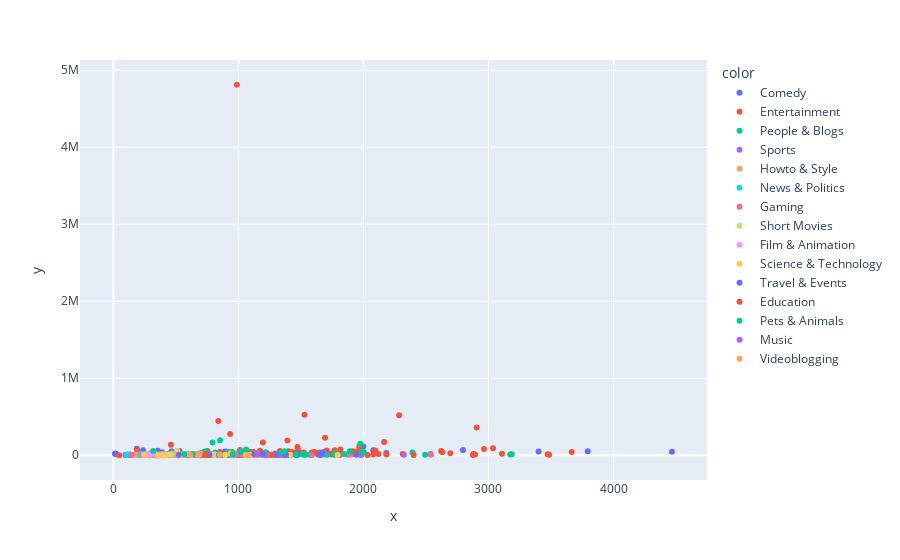

The code cell stored with this chart in its notebook:
### Code cell
px.scatter(y= likes['like'], x=df['times'], color=df['category_title'])

### Figure 1 — Plotly figure (JSON) as saved in the notebook; plotly's stock layout.template omitted (floating-point values rounded to 4 significant figures; data arrays with more than 128 entries replaced by an {"elided": "..."} marker saying what was removed)
{"data": [{"hovertemplate": "color=Comedy<br>x=%{x}<br>y=%{y}<extra></extra>", "legendgroup": "Comedy", "marker": {"color": "#636efa", "symbol": "circle"}, "mode": "markers", "name": "Comedy", "orientation": "v", "showlegend": true, "type": "scatter", "x": [2079, 237, 2183, 925, 1032, 294, 483, 355, 1999, 465, 2796, 389, 21, 3794, 501, 396, 530, 187, 204, 204, 1953, 346, 16, 880, 346, 1241, 881, 750, 1137, 332, 3401, 4467, 483, 892, 14, 982, 369, 1815], "xaxis": "x", "y": [63564, 65195, 30074, 8102, 7386, 22402, 5174, 56927, 113659, 51908, 66892, 39670, 19614, 52443, 12229, 11661, 53966, 83945, 9929, 5298, 37648, 36767, 23228, 8605, 18059, 3504, 2922, 16413, 13848, 8239, 49476, 45131, 35501, 48216, 16797, 4898, 8640, 10250], "yaxis": "y"}, {"hovertemplate": "color=Entertainment<br>x=%{x}<br>y=%{y}<extra></extra>", "legendgroup": "Entertainment", "marker": {"color": "#EF553B", "symbol": "circle"}, "mode": "markers", "name": "Entertainment", "orientation": "v", "showlegend": true, "type": "scatter", "x": {"elided": "159 int values"}, "xaxis": "x", "y": {"elided": "159 int values"}, "yaxis": "y"}, {"hovertemplate": "color=People & Blogs<br>x=%{x}<br>y=%{y}<extra></extra>", "legendgroup": "People & Blogs", "marker": {"color": "#00cc96", "symbol": "circle"}, "mode": "markers", "name": "People & Blogs", "orientation": "v", "showlegend": true, "type": "scatter", "x": [1536, 866, 538, 829, 701, 1984, 911, 187, 1580, 1321, 815, 1365, 984, 1109, 1514, 1005, 407, 1268, 733, 831, 967, 1845, 1072, 1792, 2537, 1044, 2392, 1479, 691, 1217, 1336, 1874, 1032, 1523, 905, 1099, 1093, 864, 1233, 3174, 239, 1975, 1331, 474, 1779, 788, 853, 785, 1185, 595, 630, 948, 1165, 2493, 626, 351, 1223, 835, 920, 1028, 753, 948, 1230, 497, 781, 973, 1373, 950, 1470, 1143, 1766, 748, 3186, 792, 698, 1709, 1060, 1144, 646, 839, 729, 1534, 1463, 791, 1567, 761, 847, 595, 522, 506, 793, 692, 959, 734, 1686, 986, 996, 476, 514], "xaxis": "x", "y": [11066, 8694, 8147, 10042, 28009, 7976, 12758, 10436, 7294, 12077, 36761, 20018, 6771, 17075, 9928, 10184, 8812, 5609, 7840, 8945, 20784, 16457, 8405, 5840, 15191, 11155, 36998, 9292, 5333, 40153, 16091, 11049, 42211, 11431, 20572, 11352, 4145, 5708, 3579, 9125, 12436, 150853, 23182, 26863, 22625, 6230, 195438, 13707, 16106, 8539, 8908, 11727, 10335, 7715, 11725, 1126, 12296, 11676, 43265, 10573, 18486, 41265, 5243, 16458, 4168, 9239, 1296, 25210, 2717, 8342, 6755, 0, 12857, 8992, 12389, 6967, 7564, 11671, 7407, 13242, 49906, 7248, 4245, 4619, 9874, 24975, 2728, 12580, 7750, 13251, 165563, 0, 17860, 21949, 10826, 13513, 23430, 6659, 30740], "yaxis": "y"}, {"hovertemplate": "color=Sports<br>x=%{x}<br>y=%{y}<extra></extra>", "legendgroup": "Sports", "marker": {"color": "#ab63fa", "symbol": "circle"}, "mode": "markers", "name": "Sports", "orientation": "v", "showlegend": true, "type": "scatter", "x": [920, 1115, 484, 645, 1038, 835, 1683, 2323, 843, 721, 849, 989, 254, 272, 957, 1401, 475, 142, 284, 1055, 747, 826, 581, 606, 352, 351, 1309, 361, 374, 552, 1979, 148, 1101, 274, 675, 95, 1796, 252, 216, 1042, 624, 1364, 1660, 523, 666, 423, 189, 512, 1238, 114, 990, 324], "xaxis": "x", "y": [26609, 6540, 6630, 9638, 5440, 6061, 43222, 5922, 3088, 8509, 14247, 14172, 1647, 4981, 5402, 3915, 6507, 4797, 1442, 10218, 6755, 5001, 4258, 1489, 3269, 2574, 8431, 887, 12700, 3107, 3265, 2865, 9075, 2028, 4313, 2968, 7071, 5801, 9917, 9260, 6040, 2906, 4690, 1146, 4169, 9771, 10731, 7730, 4712, 4797, 21310, 16814], "yaxis": "y"}, {"hovertemplate": "color=Howto & Style<br>x=%{x}<br>y=%{y}<extra></extra>", "legendgroup": "Howto & Style", "marker": {"color": "#FFA15A", "symbol": "circle"}, "mode": "markers", "name": "Howto & Style", "orientation": "v", "showlegend": true, "type": "scatter", "x": [504, 166, 970, 411, 446, 470, 395, 272, 481, 680, 1051, 1106, 784, 497, 361, 557, 192, 397, 310, 978, 413, 507, 336, 1147, 558, 499, 670, 292, 415, 697, 625, 685, 1263, 380, 305, 777], "xaxis": "x", "y": [6365, 2545, 10724, 8510, 1343, 19928, 1491, 6974, 2801, 4090, 6922, 3389, 6686, 3145, 2806, 1329, 4470, 1407, 2222, 13264, 1441, 5606, 1542, 24320, 16912, 8684, 13213, 1401, 2521, 18050, 6478, 10722, 7343, 1717, 3363, 8481], "yaxis": "y"}, {"hovertemplate": "color=News & Politics<br>x=%{x}<br>y=%{y}<extra></extra>", "legendgroup": "News & Politics", "marker": {"color": "#19d3f3", "symbol": "circle"}, "mode": "markers", "name": "News & Politics", "orientation": "v", "showlegend": true, "type": "scatter", "x": [229, 106, 113, 216, 369], "xaxis": "x", "y": [15282, 2450, 8827, 3288, 11233], "yaxis": "y"}, {"hovertemplate": "color=Gaming<br>x=%{x}<br>y=%{y}<extra></extra>", "legendgroup": "Gaming", "marker": {"color": "#FF6692", "symbol": "circle"}, "mode": "markers", "name": "Gaming", "orientation": "v", "showlegend": true, "type": "scatter", "x": [1588, 233, 2540, 147, 1142, 978, 1186, 1038, 1037, 1892], "xaxis": "x", "y": [4735, 4044, 6775, 2606, 2615, 11320, 3227, 4039, 5914, 5846], "yaxis": "y"}, {"hovertemplate": "color=Short Movies<br>x=%{x}<br>y=%{y}<extra></extra>", "legendgroup": "Short Movies", "marker": {"color": "#B6E880", "symbol": "circle"}, "mode": "markers", "name": "Short Movies", "orientation": "v", "showlegend": true, "type": "scatter", "x": [431, 580, 459, 628, 445], "xaxis": "x", "y": [10611, 11399, 10437, 9442, 11046], "yaxis": "y"}, {"hovertemplate": "color=Film & Animation<br>x=%{x}<br>y=%{y}<extra></extra>", "legendgroup": "Film & Animation", "marker": {"color": "#FF97FF", "symbol": "circle"}, "mode": "markers", "name": "Film & Animation", "orientation": "v", "showlegend": true, "type": "scatter", "x": [330, 808, 287, 267, 271, 394], "xaxis": "x", "y": [23611, 14247, 13346, 15579, 3646, 14167], "yaxis": "y"}, {"hovertemplate": "color=Science & Technology<br>x=%{x}<br>y=%{y}<extra></extra>", "legendgroup": "Science & Technology", "marker": {"color": "#FECB52", "symbol": "circle"}, "mode": "markers", "name": "Science & Technology", "orientation": "v", "showlegend": true, "type": "scatter", "x": [243, 424, 403, 938, 537, 1096, 511, 1131, 1062, 1416, 363, 812, 895, 1794], "xaxis": "x", "y": [2091, 2751, 1138, 22390, 5070, 5993, 59964, 6925, 4294, 6380, 1073, 3493, 4470, 4848], "yaxis": "y"}, {"hovertemplate": "color=Travel & Events<br>x=%{x}<br>y=%{y}<extra></extra>", "legendgroup": "Travel & Events", "marker": {"color": "#636efa", "symbol": "circle"}, "mode": "markers", "name": "Travel & Events", "orientation": "v", "showlegend": true, "type": "scatter", "x": [1647, 1127, 1303, 768, 524, 1459, 847, 1472, 1672, 1380, 1192, 1944], "xaxis": "x", "y": [6900, 12056, 8213, 5822, 7925, 6785, 8027, 23044, 32290, 6558, 17133, 7951], "yaxis": "y"}, {"hovertemplate": "color=Education<br>x=%{x}<br>y=%{y}<extra></extra>", "legendgroup": "Education", "marker": {"color": "#EF553B", "symbol": "circle"}, "mode": "markers", "name": "Education", "orientation": "v", "showlegend": true, "type": "scatter", "x": [735, 1266, 744, 1917, 2402], "xaxis": "x", "y": [8671, 7661, 4451, 53377, 4278], "yaxis": "y"}, {"hovertemplate": "color=Pets & Animals<br>x=%{x}<br>y=%{y}<extra></extra>", "legendgroup": "Pets & Animals", "marker": {"color": "#00cc96", "symbol": "circle"}, "mode": "markers", "name": "Pets & Animals", "orientation": "v", "showlegend": true, "type": "scatter", "x": [1891, 846, 319, 1061, 636, 569, 954, 1369, 1460, 2002, 1987, 1019], "xaxis": "x", "y": [52059, 5035, 54973, 74016, 14695, 11754, 12223, 51875, 10644, 42998, 45621, 46476], "yaxis": "y"}, {"hovertemplate": "color=Music<br>x=%{x}<br>y=%{y}<extra></extra>", "legendgroup": "Music", "marker": {"color": "#ab63fa", "symbol": "circle"}, "mode": "markers", "name": "Music", "orientation": "v", "showlegend": true, "type": "scatter", "x": [1151], "xaxis": "x", "y": [17756], "yaxis": "y"}, {"hovertemplate": "color=Videoblogging<br>x=%{x}<br>y=%{y}<extra></extra>", "legendgroup": "Videoblogging", "marker": {"color": "#FFA15A", "symbol": "circle"}, "mode": "markers", "name": "Videoblogging", "orientation": "v", "showlegend": true, "type": "scatter", "x": [615, 853, 1077], "xaxis": "x", "y": [4120, 7052, 1609], "yaxis": "y"}], "layout": {"legend": {"title": {"text": "color"}, "tracegroupgap": 0}, "margin": {"t": 60}, "xaxis": {"anchor": "y", "domain": [0, 1], "title": {"text": "x"}}, "yaxis": {"anchor": "x", "domain": [0, 1], "title": {"text": "y"}}}}
